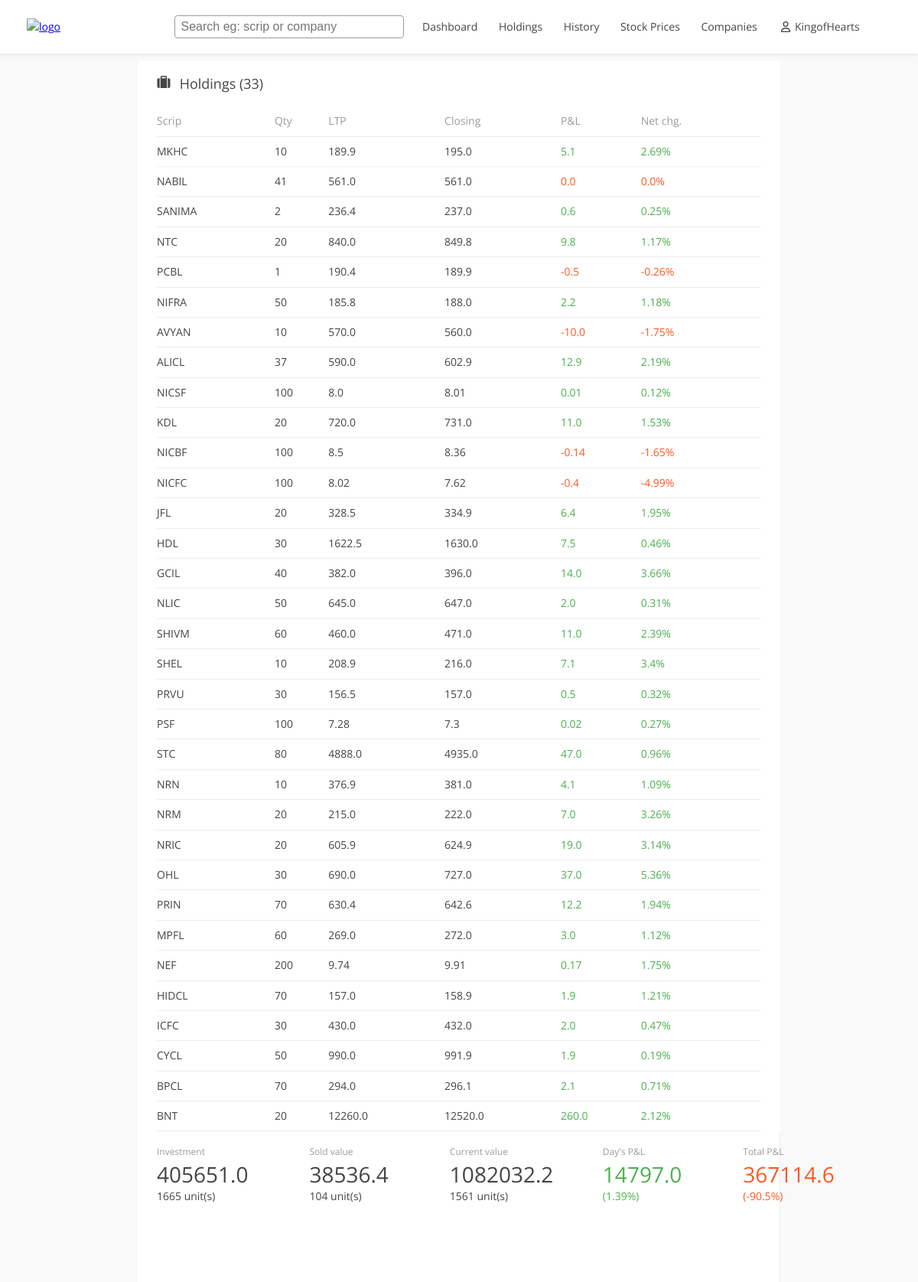
Screenshot of /transactions/holdings (signed in) with the database file from the repository.
### tables this page shows
CREATE TABLE stock(
    scrip VARCHAR(255) NOT NULL,
    previous_closing FLOAT NOT NULL,
    trade_date DATE NOT NULL,
    closing_price FLOAT NOT NULL,
    difference_rs FLOAT NOT NULL ,
    percent_change FLOAT NOT NULL,
    PRIMARY KEY (scrip)
    );

### portfoliotracker/api/transaction_router.py (the view)
@router.get("/transactions/holdings")
def holdings(request: Request):
    if not request.session["token"]:
        return templates.TemplateResponse("login.html", { "request": request, "msg":"Please login to continue!"})
    token = request.session["token"]
    user_id = request.session['user_id']
    user = User(username = request.session["username"], user_id = request.session['user_id'])
    if trans_service.holdings_stats(user):
        holdings = trans_service.holdings_only(user)
        holdings_summary = trans_service.holdings_summary(trans_service.holdings_only(user))
        trans_service.company_stats(user)
        return templates.TemplateResponse("holdings.html", { "request": request, "username": user.username, "holdings": holdings, 'holdings_summary': holdings_summary,})
    return templates.TemplateResponse("holdings.html", { "request": request,  "username": user.username, "holdings": []})

### resources/templates/holdings.html (shortened to what this page needs)
{% extends "index.html" %}
 {% block link %}<link rel="stylesheet" href="../static/css/holdings.css">{% endblock %}
 {% block content %}
  <section class="section-holdings">
    {% if not holdings%}
    <div class="warning-msg">
      <span>Oops! Can't find the transactions!</span>
      <a href="/upload" class="upload">Upload to continue!</a>
    </div>
    {% else %}
    <div class="holdings-block">
      <div class="dashboard-holdings-head">
        <div class="title-box">
          <span class="dashboard-holdings-title title"> Holdings ({{holdings|length}})</span>
        </div>
    </div>
      <div class="holdings-table">
        <table class="table">
          <tr class="table-head">
            <th class="cols"><span>Scrip</span></th>
            <th class="cols"><span>Qty</span></th>
            <th class="cols"><span>LTP</span></th>
            <th class="cols"><span>Closing</span></th>
            <th class="cols"><span>P&L</span></th>
            <th class="cols"><span>Net chg.</span></th>
          </tr>
          {% for row in holdings%}
          <tr class="table-row">
            <td><span><a class="holdings-scrip" href="/company/{{row['scrip']}}">{{row['scrip']}}</a></span></td>
            <td><span>{{row['balance_quantity']}}</span></td>
            <td><span>{{row['previous_closing']}}</span></td>
            <td><span>{{row['closing_price']}}</span></td>
            {%if row['difference_rs'] > 0%}
            <td><span class="text-green">{{row['difference_rs']}}</span></td>
            {% else%}
            <td><span class="text-red">{{row['difference_rs']}}</span></td>
            {%endif%}
            {%if row['percent_change'] > 0%}
            <td><span class="text-green">{{row['percent_change']}}%</span></td>
            {% else%}
            <td><span class="text-red">{{row['percent_change']}}%</span></td>
            {%endif%}
          </tr>
          {% endfor %}
        </table>
      </div>
      <div class="dashboard-holdings-box">
        <div class="dashboard-holdings-body">
          {% set invest_value =  holdings_summary['invest_value']%}
          {% set current_value =   holdings_summary['current_value']%}
          {% set today_profit_loss =   holdings_summary['today_profit_loss']%}
          {% set total_profit_loss =   holdings_summary['total_profit_loss'] %}
          {% set total_profit_loss_percent = holdings_summary['total_profit_loss_percent'] %}
          {% set today_profit_loss_percent =  holdings_summary['today_profit_loss_percent'] %}
          <div class="holdings-stats-box">
            <div class="holdings-item">
              <span class="holdings-text">Investment</span>
              <div class="holdings-item-value">
                <span class="text-large">{{invest_value}}</span>
                <div class="text-small">{{holdings_summary['total_credit_quantity']}} unit(s)</div>
              </div>
            </div>
            <div class="holdings-item">
              <span class="holdings-text">Sold value</span>
              <div class="holdings-item-value">
                <span class="text-large">{{holdings_summary['total_sold_value']}}</span>
                <div class="text-small">{{holdings_summary['total_debit_quantity']}} unit(s)</div>
              </div>
            </div>
            <div class="holdings-item">
              <span class="holdings-text">Current value</span>
              <div class="holdings-item-value">
                <span class="text-large">{{current_value}}</span>
                <div class="text-small">{{holdings_summary['total_balance_quantity']}} unit(s)</div>
              </div>
            </div>
            <div class="holdings-item">
              <span class="holdings-text">Day's P&L</span>
              <div class="holdings-item-value profit">
                {%if today_profit_loss > 0%}
                <span class="text-large text-green">{{today_profit_loss}}</span>
                <div class="text-small text-green">({{today_profit_loss_percent}}%)</div>
                {% else%}
                <span class="text-large text-red">{{today_profit_loss|abs}}</span>
                <div class="text-small text-red">({{today_profit_loss_percent}}%)</div>
                {%endif%}
              </div>
            </div>
            <div class="holdings-item">
              <span class="holdings-text">Total P&L</span>
              <div class="holdings-item-value profit">
                {%if total_profit_loss > 0%}
                <span class="text-large text-green">{{total_profit_loss}}</span>
                <div class="text-small text-green">({{total_profit_loss_percent}}%)</div>
                {% else%}
                <span class="text-large text-red">{{total_profit_loss|abs}}</span>
                <div class="text-small text-red">({{total_profit_loss_percent}}%)</div>
                {%endif%}
              </div>
            </div>
          </div>
          <div class="holdings-chart-box">
            <div class="holdings-chart">
            </div>
          </div>
        </div>
      </div>
    </div>
  {% endif %}
  </section>
{% endblock %}

### resources/static/css/index.css (style rules this page uses)
* { box-sizing: border-box; zoom: 1; }
body { min-width: 320px; background-color: var(--color-bg-body); line-height: 1.6; font-weight: 400; letter-spacing: 0; font-family: 'Open Sans', sans-serif; color: var(--color-text-default); font-size: 14px; }
:root { --primary-color: #158686; --secondary-color: #158644; --global-title-size: 24px; --global-font-size: 16px; --global-line-height: 1.3; --color-border-default: #eee; --color-text-default: #444; --color-bg-body: #f9f9f9; --color-text-5: #ff5722; --color-border-5--rgb: 0,0,0; --color-text-8: #4caf50; --color-text-1: #9b9b9b; }
body, figure { margin: 0; }
.text-red { color: var(--color-text-5); }
.text-green { color: var(--color-text-8); }
table th, table td { border-bottom: 1px solid var(--color-border-default); text-align: left; font-size: 14px; }
table th span { color:var(--color-text-1); font-weight: 400; }

### resources/static/css/holdings.css (style rules this page uses)
.holdings-block { display: flex; flex-direction: column; align-items: center; margin: 0 auto; width: 100%; }
.dashboard-holdings-head { margin: 0; width: 70%; background-color: white; padding: 15px 25px; margin-top: 10px; display: flex; align-items: center; }
.dashboard-holdings-head svg { width: 18px; height: 17px; }
.dashboard-holdings-title { font-size: 18px; margin-left: 8px; }
.holdings-table { padding: 0 25px; width: 70%; background-color: white; }
.holdings-table table { padding: 0 25px; width: 100%; font-size: 14px; border-collapse: collapse; }
.holdings-table table th, .holdings-table table td { border-bottom: 1px solid var(--color-border-default); text-align: left; padding: 8px 0; font-size: 14px; }
.holdings-table table th span { color:var(--color-text-1); font-weight: 400; }
.holdings-scrip { color: var(--color-text-default); text-decoration: none; }
.dashboard-holdings-box { padding: 15px 0 0 25px; width: 70%; border-right: 1px solid var(--color-border-default); padding-right: 10px; background-color: white; }
.dashboard-holdings-body .holdings-stats-box { display: flex; align-items: flex-start; }
.dashboard-holdings-body .holdings-item { width: 200px; padding-right: 80px; }
.holdings-text { font-size: 12px; color: var(--color-text-1); }
.text-large { font-size: 28px; font-weight: 400; line-height: 1.3; }
.text-small { font-size: 14px; }
.holdings-chart-box .holdings-chart { width: 100%; height: 100px; }

### rows the page displays
stock: scrip "MKHC", balance_quantity "10", previous_closing "189.9", closing_price "195.0", difference_rs "5.1", percent_change "2.69"
stock: scrip "NABIL", balance_quantity "41", previous_closing "561.0", closing_price "561.0", difference_rs "0.0", percent_change "0.0"
stock: scrip "SANIMA", balance_quantity "2", previous_closing "236.4", closing_price "237.0", difference_rs "0.6", percent_change "0.25"
stock: scrip "NTC", balance_quantity "20", previous_closing "840.0", closing_price "849.8", difference_rs "9.8", percent_change "1.17"
stock: scrip "PCBL", balance_quantity "1", previous_closing "190.4", closing_price "189.9", difference_rs "-0.5", percent_change "-0.26"
stock: scrip "NIFRA", balance_quantity "50", previous_closing "185.8", closing_price "188.0", difference_rs "2.2", percent_change "1.18"
stock: scrip "AVYAN", balance_quantity "10", previous_closing "570.0", closing_price "560.0", difference_rs "-10.0", percent_change "-1.75"
stock: scrip "ALICL", balance_quantity "37", previous_closing "590.0", closing_price "602.9", difference_rs "12.9", percent_change "2.19"
stock: scrip "NICSF", balance_quantity "100", previous_closing "8.0", closing_price "8.01", difference_rs "0.01", percent_change "0.12"
stock: scrip "KDL", balance_quantity "20", previous_closing "720.0", closing_price "731.0", difference_rs "11.0", percent_change "1.53"
stock: scrip "NICBF", balance_quantity "100", previous_closing "8.5", closing_price "8.36", difference_rs "-0.14", percent_change "-1.65"
stock: scrip "NICFC", balance_quantity "100", previous_closing "8.02", closing_price "7.62", difference_rs "-0.4", percent_change "-4.99"
stock: scrip "JFL", balance_quantity "20", previous_closing "328.5", closing_price "334.9", difference_rs "6.4", percent_change "1.95"
stock: scrip "HDL", balance_quantity "30", previous_closing "1622.5", closing_price "1630.0", difference_rs "7.5", percent_change "0.46"
stock: scrip "GCIL", balance_quantity "40", previous_closing "382.0", closing_price "396.0", difference_rs "14.0", percent_change "3.66"
stock: scrip "NLIC", balance_quantity "50", previous_closing "645.0", closing_price "647.0", difference_rs "2.0", percent_change "0.31"
stock: scrip "SHIVM", balance_quantity "60", previous_closing "460.0", closing_price "471.0", difference_rs "11.0", percent_change "2.39"
stock: scrip "SHEL", balance_quantity "10", previous_closing "208.9", closing_price "216.0", difference_rs "7.1", percent_change "3.4"
stock: scrip "PRVU", balance_quantity "30", previous_closing "156.5", closing_price "157.0", difference_rs "0.5", percent_change "0.32"
stock: scrip "PSF", balance_quantity "100", previous_closing "7.28", closing_price "7.3", difference_rs "0.02", percent_change "0.27"
stock: scrip "STC", balance_quantity "80", previous_closing "4888.0", closing_price "4935.0", difference_rs "47.0", percent_change "0.96"
stock: scrip "NRN", balance_quantity "10", previous_closing "376.9", closing_price "381.0", difference_rs "4.1", percent_change "1.09"
stock: scrip "NRM", balance_quantity "20", previous_closing "215.0", closing_price "222.0", difference_rs "7.0", percent_change "3.26"
stock: scrip "NRIC", balance_quantity "20", previous_closing "605.9", closing_price "624.9", difference_rs "19.0", percent_change "3.14"
stock: scrip "OHL", balance_quantity "30", previous_closing "690.0", closing_price "727.0", difference_rs "37.0", percent_change "5.36"
stock: scrip "PRIN", balance_quantity "70", previous_closing "630.4", closing_price "642.6", difference_rs "12.2", percent_change "1.94"
stock: scrip "MPFL", balance_quantity "60", previous_closing "269.0", closing_price "272.0", difference_rs "3.0", percent_change "1.12"
stock: scrip "NEF", balance_quantity "200", previous_closing "9.74", closing_price "9.91", difference_rs "0.17", percent_change "1.75"
stock: scrip "HIDCL", balance_quantity "70", previous_closing "157.0", closing_price "158.9", difference_rs "1.9", percent_change "1.21"
stock: scrip "ICFC", balance_quantity "30", previous_closing "430.0", closing_price "432.0", difference_rs "2.0", percent_change "0.47"
stock: scrip "CYCL", balance_quantity "50", previous_closing "990.0", closing_price "991.9", difference_rs "1.9", percent_change "0.19"
stock: scrip "BPCL", balance_quantity "70", previous_closing "294.0", closing_price "296.1", difference_rs "2.1", percent_change "0.71"
stock: scrip "BNT", balance_quantity "20", previous_closing "12260.0", closing_price "12520.0", difference_rs "260.0", percent_change "2.12"

### other values shown
{{ username }} "KingofHearts"
{{ holdings|length }} "33"
{{ invest_value }} "405651.0"
{{ holdings_summary['total_credit_quantity'] }} "1665"
{{ holdings_summary['total_sold_value'] }} "38536.4"
{{ holdings_summary['total_debit_quantity'] }} "104"
{{ current_value }} "1082032.2"
{{ holdings_summary['total_balance_quantity'] }} "1561"
{{ today_profit_loss }} "14797.0"
{{ today_profit_loss_percent }} "1.39"
{{ total_profit_loss|abs }} "367114.6"
{{ total_profit_loss_percent }} "-90.5"
